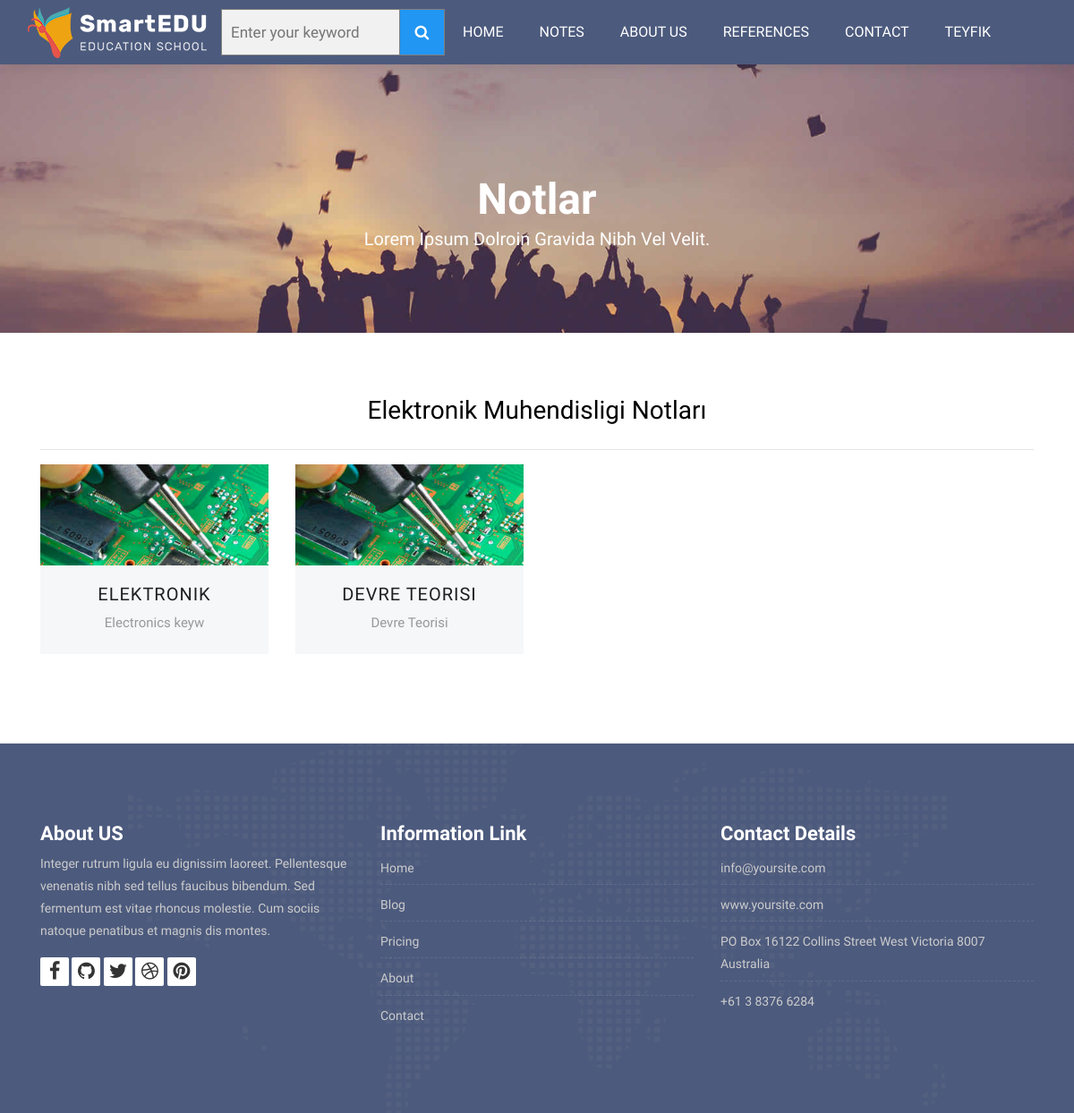
The app's page /category/9/ElektronikMuhendisligi/ (signed in) with its own data.
### Note/models.py (models this page shows, shortened)
class Category(MPTTModel):
    STATUS=(
        ('True','Evet'),
        ('False','Hayır'),
    )
    title = models.CharField(max_length=30)
    keywords = models.CharField(max_length=255)
    description = models.CharField(max_length=255)
    image = models.ImageField(blank=True,upload_to='images/')
    status = models.CharField(max_length=10,choices=STATUS)
    slug = models.SlugField(null=False,unique=True)
    parent = TreeForeignKey('self',blank=True,null=True,related_name='children',on_delete=models.CASCADE) #cascade silinirken tüm alt kategorileride silmeye yarar
    created_at=models.DateTimeField(auto_now_add=True)
    updated_at=models.DateTimeField(auto_now=True)
    class MPTTMeta:
        order_insertion_by=['title']

class Note(models.Model):
    STATUS = (
        ('True', 'Evet'),
        ('False', 'Hayır'),
    )
    category=models.ForeignKey(Category,on_delete=models.CASCADE)#category tablosu ile ilişki
    title = models.CharField(blank=True,max_length=100)
    keywords = models.CharField(blank=True,max_length=255)
    description = models.CharField(blank=True,max_length=255)
    image = models.ImageField(blank=True,upload_to='images/')
    status = models.CharField(max_length=10, choices=STATUS)
    slug = models.SlugField(null=False,unique=True)
    detail=RichTextUploadingField()
    created_at=models.DateTimeField(auto_now_add=True)
    updated_at=models.DateTimeField(auto_now=True)

### home/views.py (the view)
# urls.py: path('category/<int:id>/<slug:slug>/',views.category_notes, name='category_notes'),
def category_notes(request,id,slug):
    category = Category.objects.all()
    categorydata = Category.objects.get(pk=id)
    notes=Note.objects.filter(category_id=id)
    context={'notes':notes,
             'category':category,
             'categorydata':categorydata
             }
    return render(request,'notes.html',context)

### home/templates/notes.html (shortened to what this page needs)
{% extends "homebase.html" %}
{% block content %}
<div class="all-title-box">
		<div class="container text-center">
			<h1>Notlar<span class="m_1">Lorem Ipsum dolroin gravida nibh vel velit.</span></h1>
		</div>
	</div>
    <div id="notes" class="section wb">
        <div class="container">
        <h2>{{ categorydata.title }} Notları</h2>
        <hr>
            <div class="row">
                {% for rs in notes %}
				<div class="col-lg-3 col-md-6 col-12">
					<div class="our-team">
						<div class="team-img">
							<img src="{{ rs.image.url }}" alt="">
						</div>
						<div class="team-content">
							<a href="/note/{{ rs.id }}/{{ rs.slug }}"><h3 class="title">{{ rs.title }}</h3></a>
							<span class="post">{{ rs.keywords }}</span>
						</div>
					</div>
				</div>
            {% endfor %}
            </div>
        </div>
    </div>
{% endblock %}

### home/templates/header.html (shortened to what this page needs)
{% load static %}
<div>
    <header class="top-navbar">
        <nav class="navbar navbar-expand-lg navbar-light bg-light">
            <div class="container-fluid">
                <a class="navbar-brand" aria-expanded="true" href="/">
                    <img src="{% static 'images/logo.png'%}" alt="" />
                </a>
                <div>
                    <form class="example" action="/search/" method="post" style="margin: auto;max-width:250px">
                        <input id="query" name="query" class="input search" type="text" placeholder="Enter your keyword">
                        <button type="submit"><i class="fa fa-search"></i></button>
                    </form>
                </div>
                <div class="collapse navbar-collapse" id="navbars-host">
                    <ul class="navbar-nav ml-auto">
                        <li class="nav-item"><a class="nav-link" href="/home">Home</a></li>
                        <li class="nav-item dropdown">
                            <a class="nav-link dropdown-toggle" href="#">Notes </a>
                                {% load mptt_tags %}
                        </li >
                        <li class="nav-item"><a class="nav-link" href="/about">About Us</a></li>
                        <li class="nav-item"><a class="nav-link" href="/references">References</a></li>
                        <li class="nav-item"><a class="nav-link" href="/contact">Contact</a></li>
                    </ul>
                    <ul class="nav navbar-nav navbar-collapse">
                        {% if user.id is not None %}
                            <li class="nav-item dropdown">
                                <a class="nav-link dropdown-toggle">{{ user.first_name }} </a>
                            </li>
                        {% else %}
                            <li class="nav-item"> <a class="nav-link" href="/login/">Login </a></li>
                            <li class="nav-item"> <a class="nav-link" href="/signup/">Sign up</a></li>
                        {% endif %}
                    </ul>
                </div>
            </div>
        </nav>
    </header>
</div>

### home/static/style.css (style rules this page uses)
body { color: #333333; font-size: 14px; font-family: 'Rubik', sans-serif; line-height: 1.80857; }
html, body { height: 100%; }
a { color: #1f1f1f; text-decoration: none !important; outline: none !important; -webkit-transition: all .3s ease-in-out; -moz-transition: all .3s ease-in-out; -ms-transition: all .3s ease-in-out; -o-transition: all .3s ease-in-out; transition: all .3s ease-in-out; }
h1, h2, h3, h4, h5, h6 { letter-spacing: 0; font-weight: normal; position: relative; padding: 0 0 10px 0; font-weight: normal; line-height: 120% !important; color: #1f1f1f; margin: 0 }
h1 { font-size: 24px }
h2 { font-size: 22px }
h3 { font-size: 18px }
a { color: #1f1f1f; text-decoration: none; outline: none; }
a, .btn { text-decoration: none !important; outline: none !important; -webkit-transition: all .3s ease-in-out; -moz-transition: all .3s ease-in-out; -ms-transition: all .3s ease-in-out; -o-transition: all .3s ease-in-out; transition: all .3s ease-in-out; }
.top-navbar .bg-light { background: #4c5a7d !important; }
.top-navbar .navbar-light .navbar-nav .nav-link { color: #ffffff; font-size: 16px; font-weight: 500; }
.top-navbar .navbar-light .navbar-nav .nav-item { position: relative; display: inline-block; padding: 15px 0px; margin: 0px 20px; }
.top-navbar .navbar-light .navbar-nav .nav-item .nav-link { padding: 6px 0px; position: relative; display: block; line-height: 30px; letter-spacing: 0px; text-transform: uppercase; }
.top-navbar .navbar-light .navbar-nav .nav-item::after { position: absolute; content: ''; left: 50%; bottom: auto; top: 11px; width: 5px; height: 5px; opacity: 0; margin-left: -3px; background-color: #ffffff; border-radius: 50px; -webkit-transform: translateY(0px); transform: translateY(0px); transition: all 900ms ease; -webkit-transition: all 900ms ease; -ms-transition: all 900ms ease; -o-transition: all 900ms ease; -moz-transition: all 900ms ease; }
.top-navbar .navbar-light .navbar-nav .nav-item .nav-link::before { position: absolute; content: ''; left: 0%; bottom: auto; top: -4px; width: 5px; height: 5px; border-radius: 50px; opacity: 0; margin-left: -10px; background-color: #ffffff; -webkit-transform: translateY(0px); transform: translateY(0px); transition: all 900ms ease; -webkit-transition: all 900ms ease; -ms-transition: all 900ms ease; -o-transition: all 900ms ease; -moz-transition: all 900ms ease; }
.top-navbar .navbar-light .navbar-nav .nav-item .nav-link::after { position: absolute; content: ''; right: 0%; left: auto; bottom: auto; top: -4px; width: 5px; height: 5px; border-radius: 50px; border: none !important; opacity: 0; margin-right: -11px; background-color: #ffffff; transition: all 900ms ease; -webkit-transition: all 900ms ease; -ms-transition: all 900ms ease; -o-transition: all 900ms ease; -moz-transition: all 900ms ease; }
.top-navbar .bg-light { padding-top: 0px; padding-bottom: 0px; box-shadow: 0 0 18px 0 rgba(0,0,0,.12); }
.section { display: block; position: relative; overflow: hidden; padding: 70px 0; }
.section.wb { background-color: #ffffff; }
.all-title-box { background: url(images/banner.jpg)no-repeat; -webkit-background-size: cover; -moz-background-size: cover; -o-background-size: cover; background-size: cover; background-position: center; min-height: 300px; }
.all-title-box h1 { color: #fff; font-weight: 600; text-transform: capitalize; padding-top: 11%; font-size: 48px; line-height: 0px; }
span.m_1 { font-weight: 300; font-size: 20px; line-height: 1.5em; display: block; }
.our-team { text-align: center; margin-bottom: 30px; }
.our-team .team-img { overflow: hidden; position: relative; }
.our-team .team-img img { width: 100%; height: auto; }
.our-team .team-content { padding: 20px 0; background: #f5f7f8; color: #54478a; }
.our-team .title { display: block; font-size: 20px; font-weight: 500; letter-spacing: 1px; text-transform: uppercase; margin: 0 0 7px 0; padding: 0px; }
.our-team .post { display: block; font-size: 15px; color: #999; }

### home/static/css/slider.css (style rules this page uses)
* { box-sizing:border-box }

### home/static/css/tabs.css (style rules this page uses)
body { background:#fff; font-family: 'Arimo', sans-serif; }
h2 { color:#000; text-align:center; font-size:2em; }

### home/static/css/search.css (style rules this page uses)
* { box-sizing: border-box; }
form.example input[type=text] { padding: 10px; font-size: 17px; border: 1px solid grey; float: left; width: 80%; background: #f1f1f1; }
form.example button { float: left; width: 20%; padding: 10px; background: #2196F3; color: white; font-size: 17px; border: 1px solid grey; border-left: none; cursor: pointer; }
form.example::after { content: ""; clear: both; display: table; }

### records on screen
Category: title "Elektronik Muhendisligi"
Note: image (picture), title "ELEKTRONIK", keywords "Electronics keyw"
Note: image (picture), title "DEVRE TEORISI", keywords "Devre Teorisi"

### other values on screen
{{ user.first_name }} "TEYFIK"
